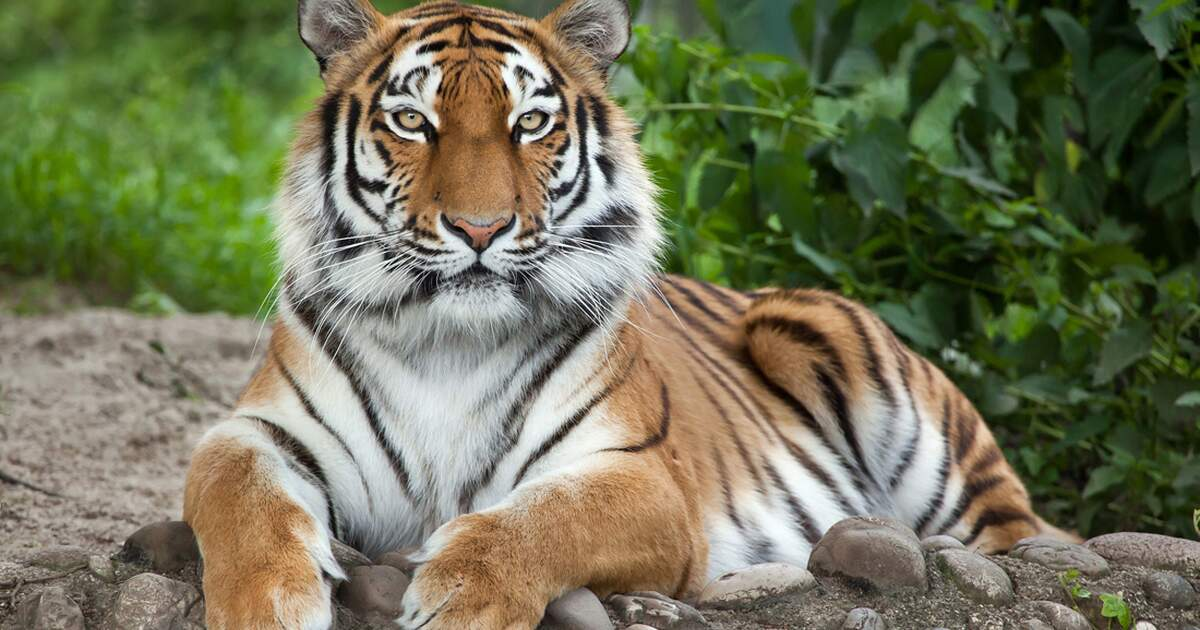
#> input picture 5.jpg, 1200 x 630 px
$ python image_rotation.py
#> lines starting #> are read from the running program, lines starting #| are printed output that depends on the picture; long printed decimals are rounded
import cv2
import numpy as np

#read
img = cv2.imread("5.jpg")
#> img is the input picture: shape (630, 1200, 3); mean B, G, R 86.1, 114.6, 112.3
height,width = img.shape[:2]
#> height = 630; width = 1200

print("height:",height)
#| height: 630
print("width:",width)
#| width: 1200

#Rotation
M_rot = cv2.getRotationMatrix2D((0,0),45,1) #45deg, scale = 1
print("Rotation matrix(around origin):", M_rot)

img_rot = cv2.warpAffine(img, M_rot,(width,height))
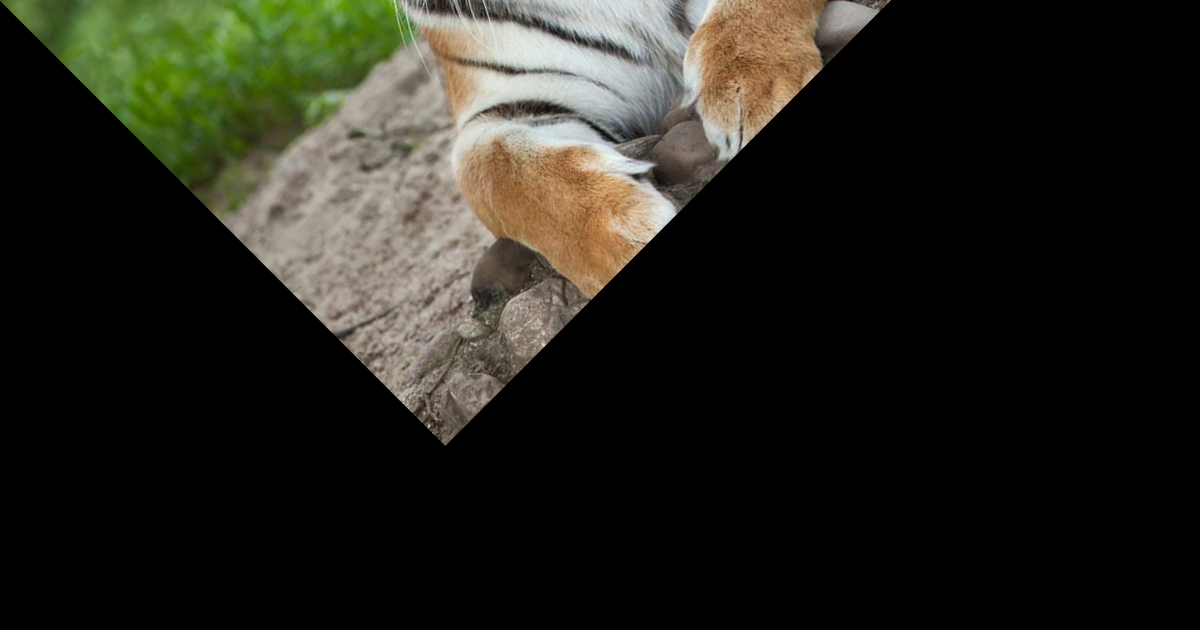
#> img_rot: shape (630, 1200, 3); mean B, G, R 27.2, 34.8, 35.4

cv2.imwrite("rotation.png",img_rot)

#rotation around center (translation + rotation)
#Rotation
M_rot_center = cv2.getRotationMatrix2D((width/2,height/2),-45,1) #-45deg, scale = 1
print("Rotation matrix(around center):", M_rot_center)
#| Rotation matrix(around center): [[   0.7071   -0.7071  398.475]
#|  [   0.7071    0.7071 -332.003]]

img_rot_center = cv2.warpAffine(img, M_rot_center,(width,height))
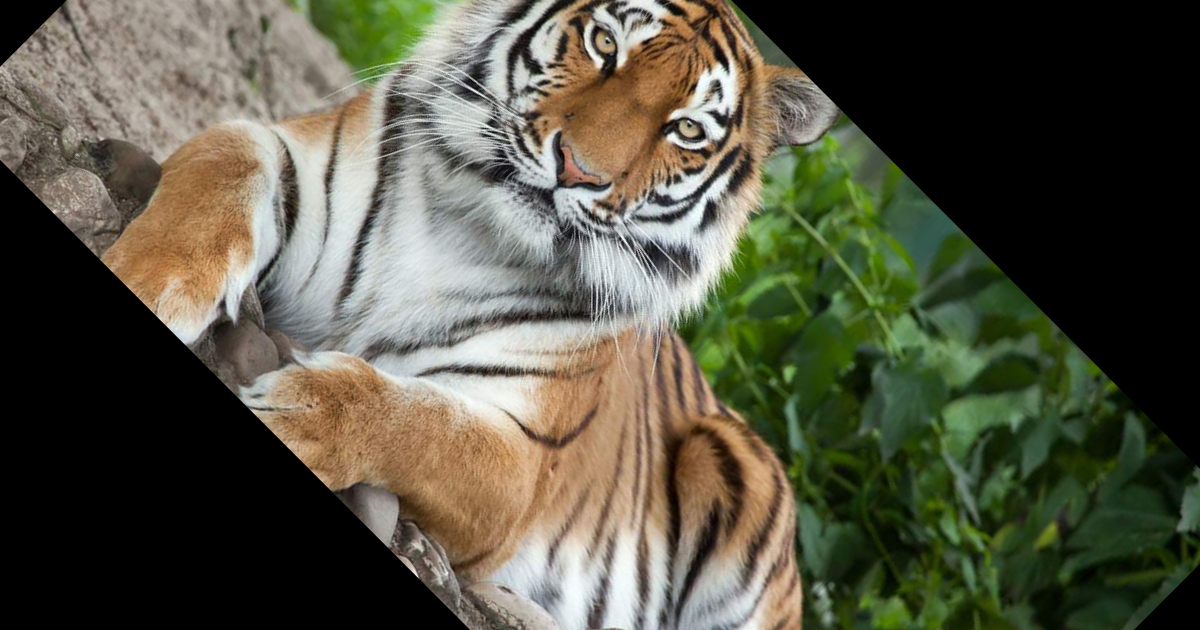
#> img_rot_center: shape (630, 1200, 3); mean B, G, R 67.3, 84.3, 85.4

cv2.imwrite("rotation_around_center.png",img_rot_center)
